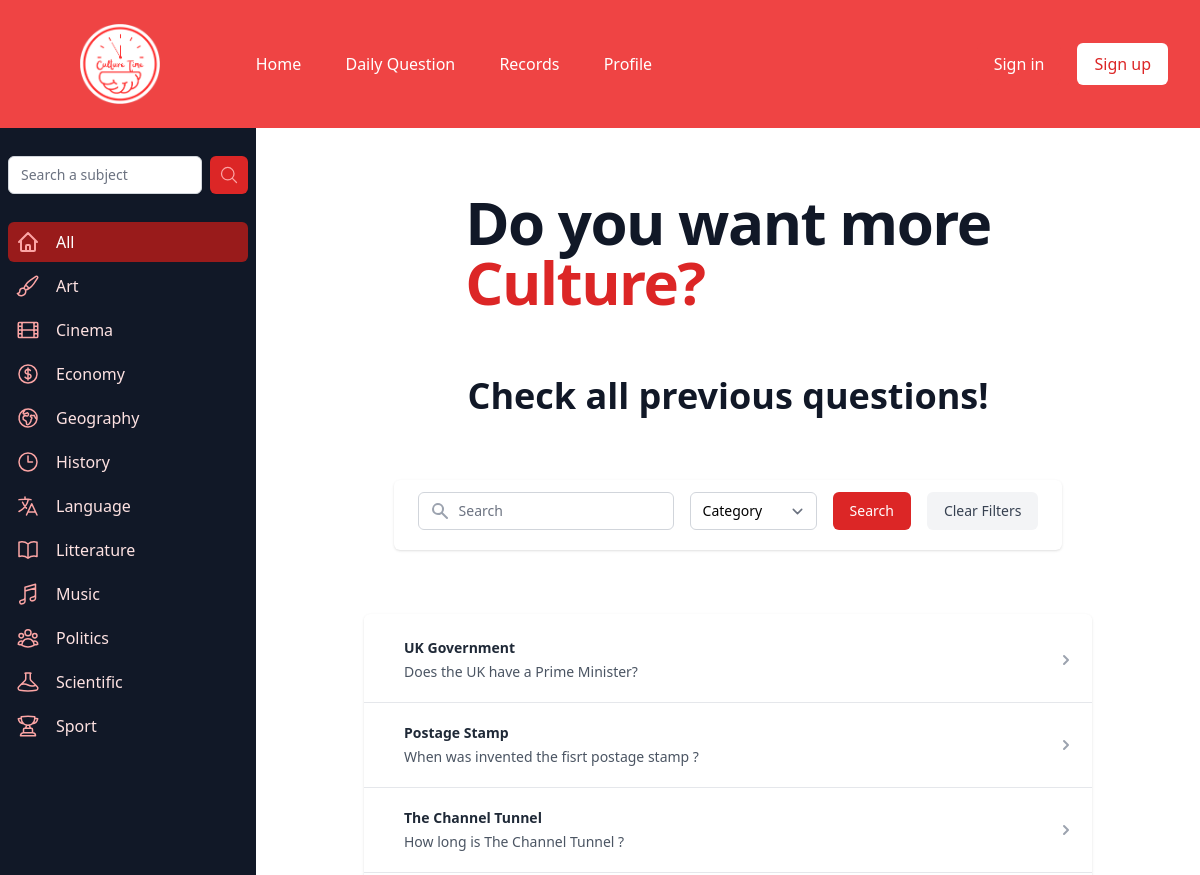
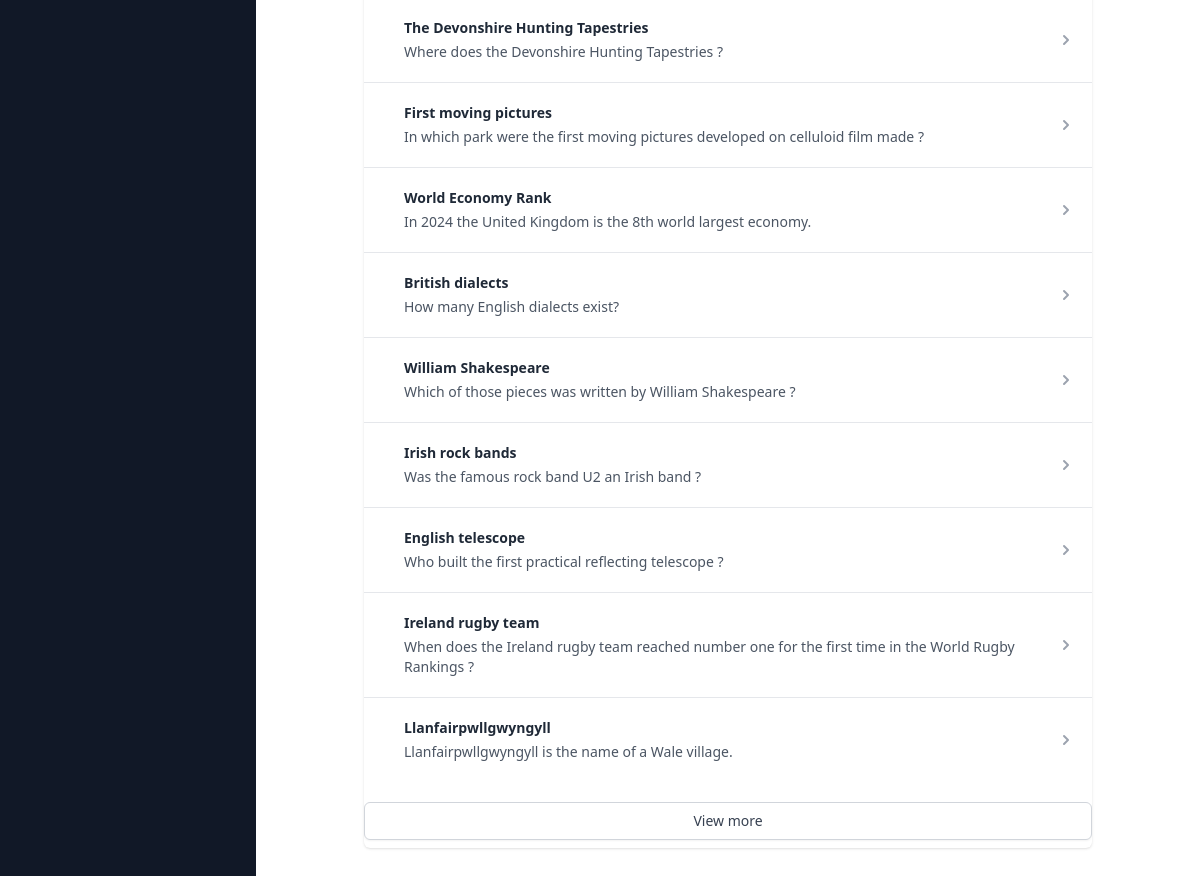
Page /records/filter on the committed database (2 pictures, top to bottom).
### tables this page shows
CREATE TABLE Anecdotes (
	    id_anecdote	INTEGER NOT NULL PRIMARY KEY AUTOINCREMENT UNIQUE,
        date	TEXT NOT NULL,
        auteur	TEXT NOT NULL,
        titre	TEXT NOT NULL,
        question TEXT NOT NULL,
        reponses TEXT NOT NULL,
        bonne_reponse TEXT NOT NULL,
        corps	TEXT NOT NULL,
        source    TEXT,
        image TEXT,
        categorie INTEGER NOT NULL,
        FOREIGN KEY (categorie) REFERENCES Categories(id_categorie)
    );

### cultureTime.py (the view)
@app.route("/records/filter", methods=["GET"])
def filter_records():
    search_query = request.args.get("search", "")
    category_query = request.args.get("category", "")
    filtered_anecdotes = get_filtered_anecdotes(search_query, category_query)
    return render_template("records.html", title="Records", questions=filtered_anecdotes, i=5, search_query=search_query, category_query=category_query)

### functions.py (called while the page is built)
def get_filtered_anecdotes(search_query, category_query):
    connection = sqlite3.connect('./data/cultureTime.db')
    cursor = connection.cursor()
    query = "SELECT * FROM Anecdotes WHERE 1=1"
    if search_query:
        query += " AND titre LIKE ?"
        search_param = f"%{search_query}%"
    if category_query:
        query += " AND categorie = ?"
    if search_query and category_query:
        cursor.execute(query, (search_param, category_query))
    elif search_query:
        cursor.execute(query, (search_param,))
    elif category_query:
        cursor.execute(query, (category_query,))
    else:
        cursor.execute(query)
    selected_rows = cursor.fetchall()
    cursor.close()
    connection.close()
    return selected_rows

### templates/records.html (shortened to what this page needs)
{% extends "lateral.html" %}
{% block bodyquestion %}
    <h1 class="text-4xl tracking-tight font-extrabold text-gray-900 sm:text-5xl md:text-6xl mt-16">
        <span class="block xl:inline">Do you want more </span>
        <span class="block text-red-600 xl:inline">Culture?</span>
    </h1>
    <h1 class="flex items-center justify-center mt-16 text-4xl font-bold text-gray-900">
        Check all previous questions!
    </h1>
    <div class="bg-white shadow overflow-hidden sm:rounded-md mt-16">
        <form action="{{ url_for('filter_records') }}" method="GET">
            <div class="flex items-center justify-between px-4 py-3 sm:px-6 ">
                <div class="flex-1">
                    <div class="relative">
                        <div class="absolute inset-y-0 left-0 pl-3 flex items-center pointer-events-none">
                        </div>
                        <input id="search" name="search" class="block w-full pl-10 pr-3 py-2 border border-gray-300 rounded-md leading-5 bg-white placeholder-gray-500 focus:outline-none focus:placeholder-gray-400 focus:ring-1 focus:ring-red-500 focus:border-red-500 sm:text-sm" placeholder="Search" type="search" value="{{ search_query }}">
                    </div>
                </div>
                <div class="ml-4">
                    <select id="category" name="category" class="block w-full pl-3 pr-10 py-2 text-base border-gray-300 focus:outline-none focus:ring-red-500 focus:border-red-500 sm:text-sm rounded-md">
                        <option selected disabled>Category</option>
                    </select>
                </div>
                <button type="submit" class="ml-4 inline-flex items-center px-4 py-2 border border-transparent text-sm leading-5 font-medium rounded-md text-white bg-red-600 hover:bg-red-700 focus:outline-none focus:ring-2 focus:ring-offset-2 focus:ring-red-500">Search</button>
                <a href="/records/5" class="ml-4 inline-flex items-center px-4 py-2 border border-transparent text-sm leading-5 font-medium rounded-md text-gray-700 bg-gray-100 hover:bg-gray-200 focus:outline-none focus:border-gray-300 focus:shadow-outline-blue active:bg-gray-200 transition ease-in-out duration-150">Clear Filters</a>
            </div>
        </form>
    </div>
    <div class="bg-white shadow overflow-hidden sm:rounded-md mt-16 mb-8 ml-5 mr-5">
        <div class="flow-root ">
            <ul role="list" class="-my-5 divide-y divide-gray-200 mt-1">
                {% for question in questions %}
                <li class="relative bg-white py-5 px-4 hover:bg-gray-50 focus-within:ring-2 focus-within:ring-inset focus-within:ring-red-600">
                    <a href="/question/{{ question[0] }}" class="block focus:outline-none">
                        <div class="flex items-center px-4 sm:px-6">
                            <div class="w-full">
                                <h3 class="text-sm font-semibold text-gray-800">
                                        {{ question[3] }}
                                </h3>
                                <p class="mt-1 text-sm text-gray-600 line-clamp-2">{{ question[4] }}</p>
                            </div>
                            <div class="absolute right-4 top-1/2 transform -translate-y-1/2">
                                <svg class="h-5 w-5 text-gray-400" xmlns="http://www.w3.org/2000/svg" viewBox="0 0 20 20" fill="currentColor" aria-hidden="true">
                                    <path fill-rule="evenodd" d="M7.293 14.707a1 1 0 010-1.414L10.586 10 7.293 6.707a1 1 0 011.414-1.414l4 4a1 1 0 010 1.414l-4 4a1 1 0 01-1.414 0z" clip-rule="evenodd" />
                                </svg>
                            </div>
                        </div>
                    </a>
                </li>
                {% endfor %}
            </ul>
        </div>
        <div class="mt-10 mb-2">
        <a href="/records/{{i+10}}" class="w-full flex justify-center items-center px-4 py-2 border border-gray-300 shadow-sm text-sm font-medium rounded-md text-gray-700 bg-white hover:bg-gray-50"> View more </a>
        </div>
    </div>
{% endblock %}

### templates/lateral.html (shortened to what this page needs)
{% extends "layout.html" %}
{% block body %}
<div class="page-container">
  <div class="flex">
    <aside class="bg-gray-900 text-gray-100 w-64 min-h-screen flex flex-col">
      <div class="px-4 py-4 sm:p-2">
        <form action="{{ url_for('filter_records') }}" method="GET" class="mt-5 sm:flex sm:items-center">
          <div class="w-full sm:max-w-xs">
              <input name="search" id="search" class="shadow-sm focus:ring-red-500 focus:border-red-500 block w-full sm:text-sm border-gray-300 rounded-md text-black" placeholder="Search a subject">
          </div>
          <button type="submit" class="mt-3 w-full inline-flex items-center justify-center px-2 py-2 border border-transparent shadow-sm font-medium rounded-md text-white bg-red-600 hover:bg-red-700 focus:outline-none focus:ring-2 focus:ring-offset-2 focus:ring-red-500 sm:mt-0 sm:ml-2 sm:w-auto sm:text-sm">
              <svg class="flex-shrink-0 h-5 w-5 text-red-300" xmlns="http://www.w3.org/2000/svg" fill="none" viewBox="0 0 24 24" stroke-width="1.5" stroke="currentColor" class="w-6 h-6">
                  <path stroke-linecap="round" stroke-linejoin="round" d="m21 21-5.197-5.197m0 0A7.5 7.5 0 1 0 5.196 5.196a7.5 7.5 0 0 0 10.607 10.607Z" />
              </svg>
          </button>
      </form>
    </div>
      <div class="mt-5 flex-1 h-0 overflow-y-auto">
        <nav class="px-2 space-y-1">
          <a href="/records/20" class="bg-red-800 text-white group flex items-center px-2 py-2 text-base font-medium rounded-md">
            All
          </a>
          <a href="{{ url_for('filter_records', category='Art') }}" class="text-red-100 hover:bg-red-600 group flex items-center px-2 py-2 text-base font-medium rounded-md">
            Art
          </a>
          <a href="{{ url_for('filter_records', category='Cinema') }}" class="text-red-100 hover:bg-red-600 group flex items-center px-2 py-2 text-base font-medium rounded-md">
            Cinema
          </a>
          <a href="{{ url_for('filter_records', category='Economy') }}" class="text-red-100 hover:bg-red-600 group flex items-center px-2 py-2 text-base font-medium rounded-md">
            Economy
          </a>
          <a href="{{ url_for('filter_records', category='Geography') }}" class="text-red-100 hover:bg-red-600 group flex items-center px-2 py-2 text-base font-medium rounded-md">
            Geography
          </a>
          <a href="{{ url_for('filter_records', category='History') }}" class="text-red-100 hover:bg-red-600 group flex items-center px-2 py-2 text-base font-medium rounded-md">
            <svg class="mr-4 flex-shrink-0 h-6 w-6 text-red-300" xmlns="http://www.w3.org/2000/svg" fill="none" viewBox="0 0 24 24" stroke-width="1.5" stroke="currentColor" class="w-6 h-6">
                <path stroke-linecap="round" stroke-linejoin="round" d="M12 6v6h4.5m4.5 0a9 9 0 1 1-18 0 9 9 0 0 1 18 0Z" />
            </svg>
            History
          </a>
          <a href="{{ url_for('filter_records', category='Language') }}" class="text-red-100 hover:bg-red-600 group flex items-center px-2 py-2 text-base font-medium rounded-md">
            Language
          </a>
          <a href="{{ url_for('filter_records', category='Litterature') }}" class="text-red-100 hover:bg-red-600 group flex items-center px-2 py-2 text-base font-medium rounded-md">
            Litterature
          </a>
          <a href="{{ url_for('filter_records', category='Music') }}" class="text-red-100 hover:bg-red-600 group flex items-center px-2 py-2 text-base font-medium rounded-md">
            Music
          </a>
          <a href="{{ url_for('filter_records', category='Politics') }}" class="text-red-100 hover:bg-red-600 group flex items-center px-2 py-2 text-base font-medium rounded-md">
            Politics
          </a>
          <a href="{{ url_for('filter_records', category='Scientific') }}" class="text-red-100 hover:bg-red-600 group flex items-center px-2 py-2 text-base font-medium rounded-md">
            Scientific
          </a>
          <a href="{{ url_for('filter_records', category='Sport') }}" class="text-red-100 hover:bg-red-600 group flex items-center px-2 py-2 text-base font-medium rounded-md">
            Sport
          </a>
        </nav>
      </div>
    </aside>
    <div class="max-w-7xl mx-auto px-4 sm:px-6 lg:px-8">
        <div class="max-w-3xl mx-auto flex flex-col items-center justify-center">
            {% block bodyquestion %}{% endblock bodyquestion%}
        </div>
    </div>
  </div>
</div>
{% endblock %}

### templates/layout.html (shortened to what this page needs)
<!DOCTYPE html>
<html lang="en">
<head>
  <script src="https://cdn.tailwindcss.com"></script>
  <script src="https://cdn.tailwindcss.com?plugins=forms,typography,aspect-ratio,line-clamp"></script>
  <link rel="stylesheet" href="./../static/css/style_layout.css">
</head>
<body>
    <header class="bg-red-500">
        <nav class="max-w-10xl mx-auto px-4 sm:px-4 lg:px-8" aria-label="Top">
            <div class="w-full py-6 flex items-center justify-between border-b border-red-500 lg:border-none">
                <div class="flex items-center">
                    <a href="/" class="ml-12">
                        <img src="../static/image/logo_culture_time_sans_fond.png" alt="CultureTime" style="height: 80px; width: auto;">
                    </a>
                    <div class="hidden ml-10 space-x-10 lg:block">
                        <a href="/" class="ml-14 text-base font-medium text-white hover:text-red-50"> Home </a>
                        <a href="/dailyquestion" class="text-base font-medium text-white hover:text-red-50"> Daily Question </a>
                        <a href="/records/5" class="text-base font-medium text-white hover:text-red-50"> Records </a>
                        <a href="/profile" class="text-base font-medium text-white hover:text-red-50"> Profile </a>
                    </div>
                </div>
                <div class="ml-auto space-x-4 flex items-center">
                    {% if user_authenticated %}
                        <a href="/sign-out" class="inline-block bg-white py-2 px-4 border border-transparent rounded-md text-base font-medium text-red-600 hover:bg-red-50">Sign Out</a>
                    {% else %}
                        <a href="/sign-in" class="inline-block bg-red-500 py-2 px-4 border border-transparent rounded-md text-base font-medium text-white hover:bg-opacity-75">Sign in</a>
                        <a href="/sign-up" class="inline-block bg-white py-2 px-4 border border-transparent rounded-md text-base font-medium text-red-600 hover:bg-red-50">Sign up</a>
                    {% endif %}
                </div>
            </div>
        </nav>
    </header>
    {% block body %}
    {% endblock body%}
</body>
</html>

### static/css/style_layout.css (style rules this page uses)
body { margin: 0; }
.page-container { min-height: 100vh; display: flex; flex-direction: column; }

### rows in the picture
Anecdotes: titre "UK Government", question "Does the UK have a Prime Minister?"
Anecdotes: titre "Postage Stamp", question "When was invented the fisrt postage stamp ?"
Anecdotes: titre "The Channel Tunnel", question "How long is The Channel Tunnel ?"
Anecdotes: titre "The Devonshire Hunting Tapestries", question "Where does the Devonshire Hunting Tapestries ?"
Anecdotes: titre "First moving pictures", question "In which park were the first moving pictures developed on celluloid film made ?"
Anecdotes: titre "World Economy Rank", question "In 2024 the United Kingdom is the 8th world largest economy."
Anecdotes: titre "British dialects", question "How many English dialects exist?"
Anecdotes: titre "William Shakespeare", question "Which of those pieces was written by William Shakespeare ?"
Anecdotes: titre "Irish rock bands", question "Was the famous rock band U2 an Irish band ?"
Anecdotes: titre "English telescope", question "Who built the first practical reflecting telescope ?"
Anecdotes: titre "Ireland rugby team", question "When does the Ireland rugby team reached number one for the first time in the World Rugby Rankings ?"
Anecdotes: titre "Llanfairpwllgwyngyll", question "Llanfairpwllgwyngyll is the name of a Wale village."
